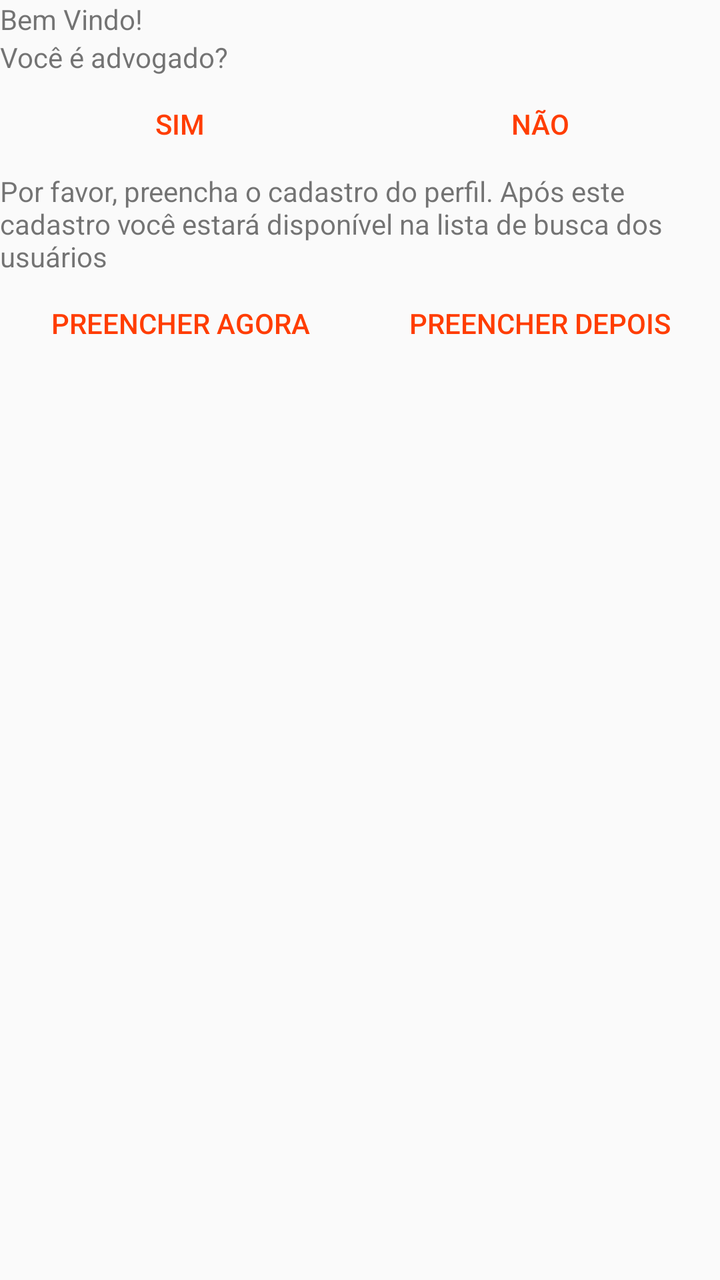
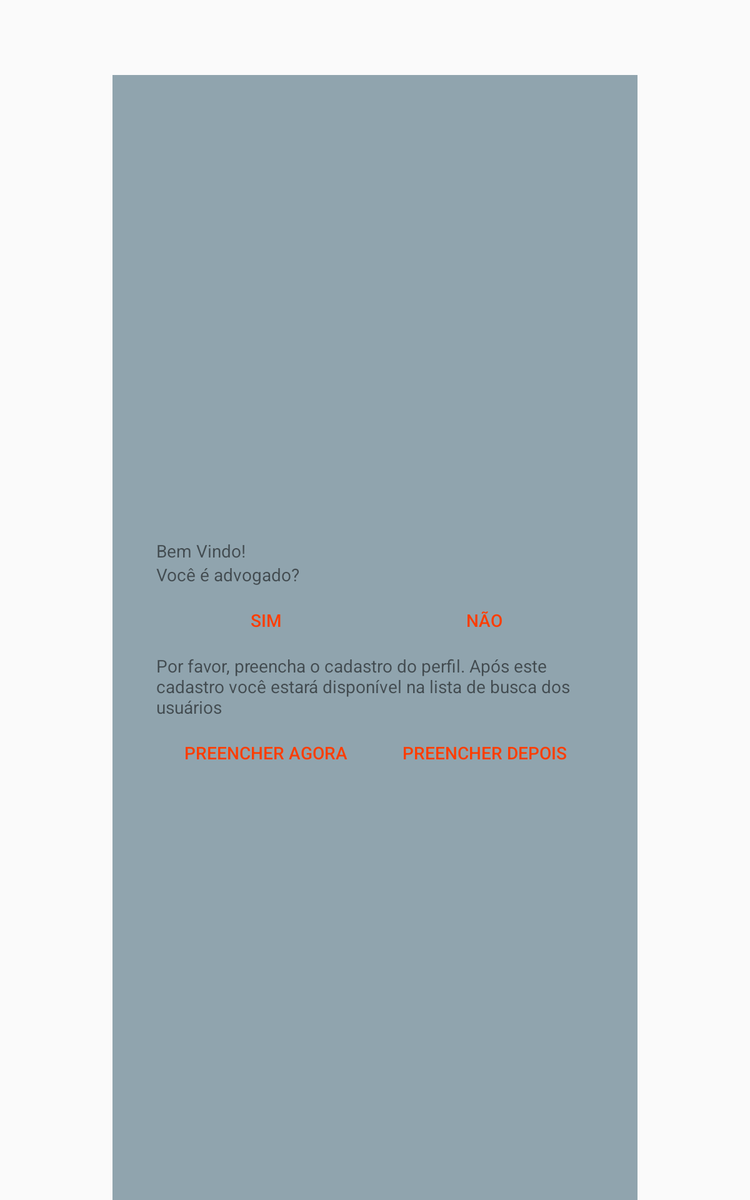

First picture: res/layout/ on a phone held upright. Second picture: the repository's own variant of that layout, on a device whose configuration matches the variant's folder. Source for both follows.
<!-- AndroidManifest.xml: activity theme AppTheme.NoActionBar -->
<!-- res/layout/activity_welcome.xml -->
<?xml version="1.0" encoding="utf-8"?>
<android.support.design.widget.CoordinatorLayout xmlns:android="http://schemas.android.com/apk/res/android"
    xmlns:app="http://schemas.android.com/apk/res-auto"
    xmlns:tools="http://schemas.android.com/tools"
    android:layout_width="match_parent"
    android:layout_height="match_parent"
    tools:context="udacitynano.com.br.cafelegal.WelcomeActivity">

    <android.support.design.widget.AppBarLayout
        android:layout_width="match_parent"
        android:layout_height="wrap_content"
        android:theme="@style/AppTheme.AppBarOverlay">

        <android.support.v7.widget.Toolbar
            android:id="@+id/toolbar"
            android:layout_width="match_parent"
            android:layout_height="@dimen/toolbar_height"
            android:background="?attr/colorPrimary"
            app:popupTheme="@style/AppTheme.PopupOverlay"
            android:gravity="bottom"
            />

    </android.support.design.widget.AppBarLayout>

    <include layout="@layout/content_welcome" />


</android.support.design.widget.CoordinatorLayout>
<!-- res/layout/content_welcome.xml (included above) -->
<?xml version="1.0" encoding="utf-8"?>
<LinearLayout xmlns:android="http://schemas.android.com/apk/res/android"
    xmlns:app="http://schemas.android.com/apk/res-auto"
    xmlns:tools="http://schemas.android.com/tools"
    android:layout_width="match_parent"
    android:layout_height="match_parent"
    android:orientation="vertical"
    app:layout_behavior="@string/appbar_scrolling_view_behavior"
    tools:context="udacitynano.com.br.cafelegal.WelcomeActivity"
    tools:showIn="@layout/activity_welcome">


    <TextView
        android:layout_width="match_parent"
        android:layout_height="wrap_content"
        android:text="@string/welcome_text"
        tools:text="@string/welcome_text" />

    <TextView
        android:layout_width="match_parent"
        android:layout_height="wrap_content"
        android:text="@string/welcome_question"
        tools:text="@string/welcome_question" />

    <LinearLayout
        android:layout_width="match_parent"
        android:layout_height="wrap_content">

        <Button
            android:id="@+id/welcome_button_sou_advogado"
            style="?android:attr/buttonBarButtonStyle"
            android:layout_width="match_parent"
            android:layout_height="match_parent"
            android:layout_weight="1"
            android:onClick="onClick"
            android:text="@string/welcome_button_yes" />

        <Button
            android:id="@+id/welcome_button_sou_cliente"
            style="?android:attr/buttonBarButtonStyle"
            android:layout_width="match_parent"
            android:layout_height="match_parent"
            android:layout_weight="1"
            android:onClick="onClick"
            android:text="@string/welcome_button_no" />
    </LinearLayout>


    <TextView
        android:id="@+id/welcome_aviso_advogado_textview"
        android:layout_width="match_parent"
        android:layout_height="wrap_content"
        android:text="@string/welcome_question"
        android:visibility="gone"
        tools:text="@string/welcome_advogado_aviso"
        tools:visibility="visible" />

    <LinearLayout
        android:layout_width="match_parent"
        android:layout_height="wrap_content"
        android:visibility="gone"
        android:orientation="horizontal"
        tools:visibility="visible"
        >

        <Button
            android:id="@+id/welcome_button_aviso_perfil"
            style="?android:attr/buttonBarButtonStyle"
            android:layout_width="match_parent"
            android:layout_height="wrap_content"
            android:onClick="onClick"
            android:text="@string/welcome_button_aviso_perfil"
            android:layout_weight="1"
            tools:visibility="visible" />


        <Button
            android:id="@+id/welcome_button_aviso_perfil_depois"
            style="?android:attr/buttonBarButtonStyle"
            android:layout_width="match_parent"
            android:layout_height="wrap_content"
            android:onClick="onClick"
            android:layout_weight="1"
            android:text="@string/welcome_button_aviso_perfil_depois"
            tools:visibility="visible" />


    </LinearLayout>


</LinearLayout>
<!-- resources referenced by this layout -->
<resources>
  <dimen name="toolbar_height">48dp</dimen>
  <string name="welcome_advogado_aviso">Por favor, preencha o cadastro do perfil. Após este cadastro você estará disponível na lista de busca dos usuários</string>
  <string name="welcome_button_aviso_perfil">Preencher agora</string>
  <string name="welcome_button_aviso_perfil_depois">Preencher depois</string>
  <string name="welcome_button_no">Não</string>
  <string name="welcome_button_yes">Sim</string>
  <string name="welcome_question">Você é advogado?</string>
  <string name="welcome_text">Bem Vindo! </string>
  <style name="AppTheme.AppBarOverlay" parent="ThemeOverlay.AppCompat.Dark.ActionBar" />
  <style name="AppTheme.PopupOverlay" parent="ThemeOverlay.AppCompat.Light" />
  <style name="AppTheme.NoActionBar">
          <item name="windowActionBar">false</item>
          <item name="windowNoTitle">true</item>
      </style>
</resources>
<!-- res/layout-sw600dp/activity_welcome.xml (the repository's variant of the layout above) -->
<!-- drawn on a 7-inch tablet held upright -->
<?xml version="1.0" encoding="utf-8"?>
<android.support.design.widget.CoordinatorLayout xmlns:android="http://schemas.android.com/apk/res/android"
    xmlns:app="http://schemas.android.com/apk/res-auto"
    xmlns:tools="http://schemas.android.com/tools"
    android:layout_width="match_parent"
    android:layout_height="match_parent"
    tools:context="udacitynano.com.br.cafelegal.WelcomeActivity">

    <android.support.design.widget.AppBarLayout
        android:layout_width="match_parent"
        android:layout_height="wrap_content"
        android:theme="@style/AppTheme.AppBarOverlay">

        <android.support.v7.widget.Toolbar
            android:id="@+id/toolbar"
            android:layout_width="match_parent"
            android:layout_height="@dimen/toolbar_height"
            android:background="?attr/colorPrimary"
            android:gravity="bottom"
            app:popupTheme="@style/AppTheme.PopupOverlay" />

    </android.support.design.widget.AppBarLayout>

    <android.support.v4.widget.NestedScrollView
        android:layout_width="420dp"
        android:layout_height="match_parent"
        android:background="@color/colorSecondary"
        android:layout_gravity="center"
        android:layout_marginTop="60dp"
        >

        <FrameLayout
            android:layout_width="350dp"
            android:layout_height="match_parent"
            android:layout_gravity="center"
            android:layout_marginTop="20dp"
            android:elevation="16dp">

            <include layout="@layout/content_welcome" />

        </FrameLayout>
    </android.support.v4.widget.NestedScrollView>

    
</android.support.design.widget.CoordinatorLayout>
<!-- res/layout/activity_welcome.xml (included above) -->
<?xml version="1.0" encoding="utf-8"?>
<android.support.design.widget.CoordinatorLayout xmlns:android="http://schemas.android.com/apk/res/android"
    xmlns:app="http://schemas.android.com/apk/res-auto"
    xmlns:tools="http://schemas.android.com/tools"
    android:layout_width="match_parent"
    android:layout_height="match_parent"
    tools:context="udacitynano.com.br.cafelegal.WelcomeActivity">

    <android.support.design.widget.AppBarLayout
        android:layout_width="match_parent"
        android:layout_height="wrap_content"
        android:theme="@style/AppTheme.AppBarOverlay">

        <android.support.v7.widget.Toolbar
            android:id="@+id/toolbar"
            android:layout_width="match_parent"
            android:layout_height="@dimen/toolbar_height"
            android:background="?attr/colorPrimary"
            app:popupTheme="@style/AppTheme.PopupOverlay"
            android:gravity="bottom"
            />

    </android.support.design.widget.AppBarLayout>

    <include layout="@layout/content_welcome" />


</android.support.design.widget.CoordinatorLayout>
<!-- resources referenced by the variant -->
<!-- as a 7-inch tablet held upright resolves them -->
<resources>
  <color name="colorSecondary">#90A4AE</color>
  <dimen name="toolbar_height">48dp</dimen>
  <string name="welcome_advogado_aviso">Por favor, preencha o cadastro do perfil. Após este cadastro você estará disponível na lista de busca dos usuários</string>
  <string name="welcome_button_aviso_perfil">Preencher agora</string>
  <string name="welcome_button_aviso_perfil_depois">Preencher depois</string>
  <string name="welcome_button_no">Não</string>
  <string name="welcome_button_yes">Sim</string>
  <string name="welcome_question">Você é advogado?</string>
  <string name="welcome_text">Bem Vindo! </string>
  <style name="AppTheme.AppBarOverlay" parent="ThemeOverlay.AppCompat.Dark.ActionBar" />
  <style name="AppTheme.PopupOverlay" parent="ThemeOverlay.AppCompat.Light" />
  <style name="AppTheme.NoActionBar">
          <item name="windowActionBar">false</item>
          <item name="windowNoTitle">true</item>
      </style>
</resources>
